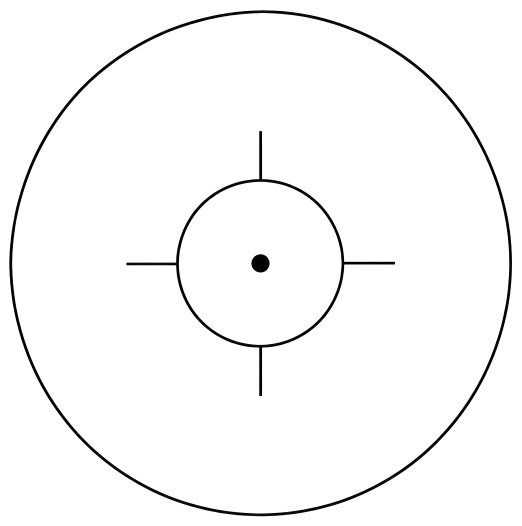
#> input picture godot/B17/assets/ui/gunsight_ring.original.png, 1044 x 1052 px (shown at 1/2 size)
$ python make_tileable.py ../godot/B17/assets/ui/gunsight_ring.original.png ../godot/B17/assets/ui/bombsight_norden.png 1.0
#> lines starting #> are read from the running program, lines starting #| are printed output that depends on the picture
"""Hace enlazable en mosaico una textura cuadrada: fundido con su copia desplazada w/2,h/2 en una franja junto a los bordes (Claude, 2026-10-24)."""
import sys
from PIL import Image, ImageChops, ImageFilter

src, dst, band = sys.argv[1], sys.argv[2], float(sys.argv[3]) if len(sys.argv) > 3 else 0.08
im = Image.open(src).convert('RGB')
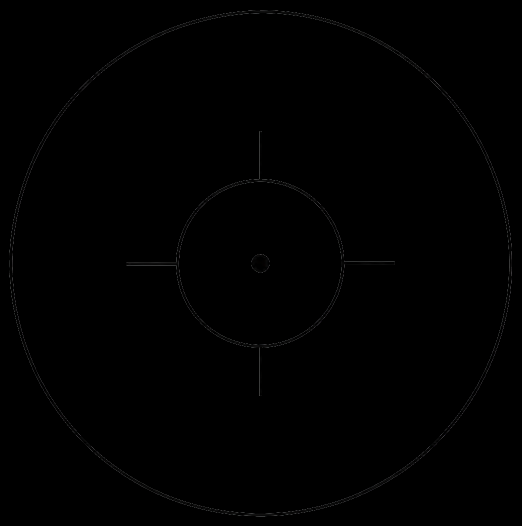
#> im: PIL image 1044x1052 RGB (shown at 1/2 size); mean R, G, B 0.6, 0.6, 0.6
w, h = im.size
#> w = 1044; h = 1052
off = ImageChops.offset(im, w // 2, h // 2)
bw, bh = int(w * band), int(h * band)
#> bw = 1044; bh = 1052

def ramp(n, b):
    # 0 en el borde → 1 a distancia b, con smoothstep.
#> called with n = 1044, b = 1044
    out = []
    for i in range(n):
        d = min(i, n - 1 - i) / b
        d = max(0.0, min(1.0, d))
        out.append(int(255 * d * d * (3 - 2 * d)))
    return out

rx, ry = ramp(w, bw), ramp(h, bh)
mx = Image.new('L', (w, 1)); mx.putdata(rx); mx = mx.resize((w, h))
#> after `mx = mx.resize((w, h))`:
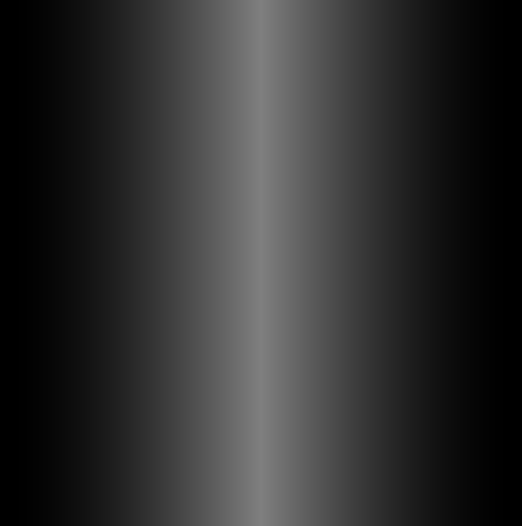
#> mx: PIL image 1044x1052 L (shown at 1/2 size); min 0, max 127, mean 47.2
my = Image.new('L', (1, h)); my.putdata(ry); my = my.resize((w, h))
#> after `my = my.resize((w, h))`:
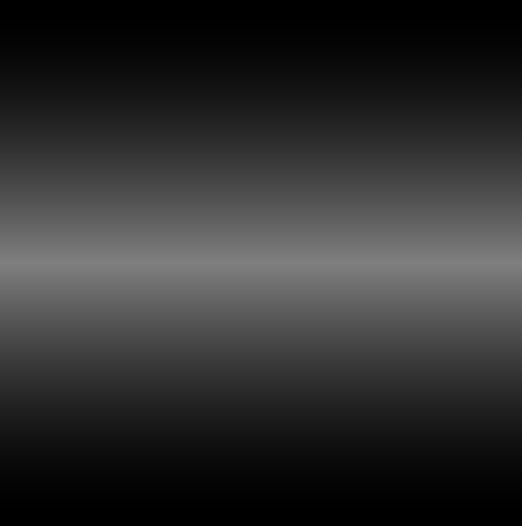
#> my: PIL image 1044x1052 L (shown at 1/2 size); min 0, max 127, mean 47.2
mask = ImageChops.darker(mx, my)
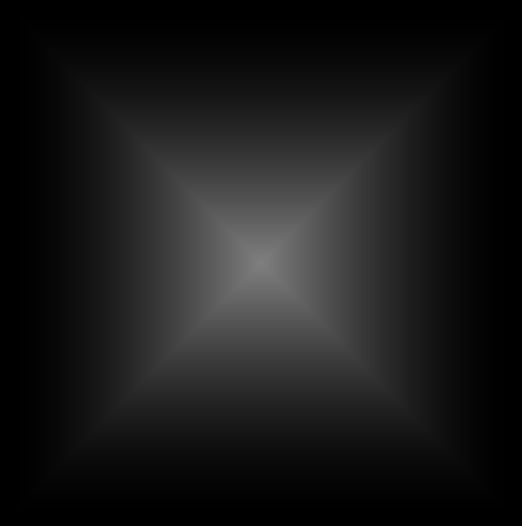
#> mask: PIL image 1044x1052 L (shown at 1/2 size); min 0, max 127, mean 24.9
Image.composite(im, off, mask).save(dst, optimize=False)
print('ok', dst, w, h, 'franja', bw)
#| ok ../godot/B17/assets/ui/bombsight_norden.png 1044 1052 franja 1044
